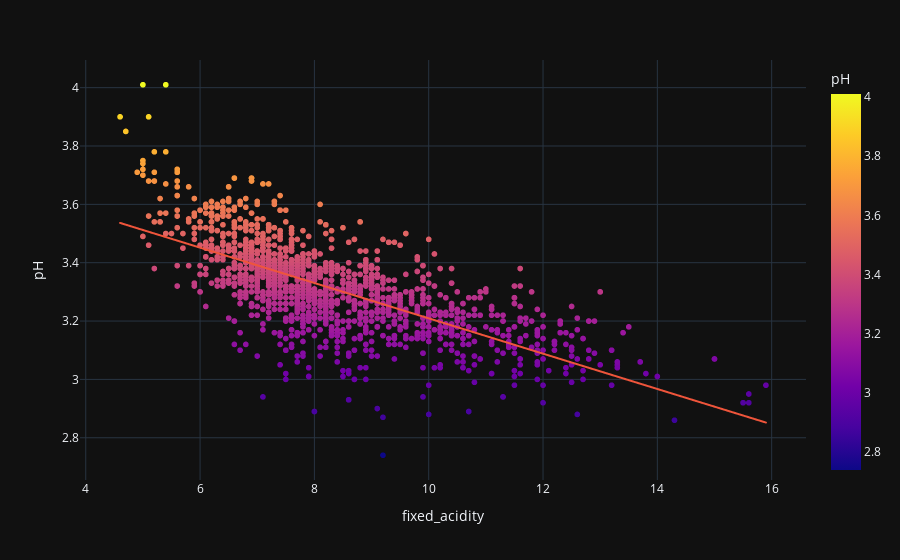

The cell this chart's notebook holds for it:
### Code cell
fig = px.scatter(df, x = "fixed_acidity", y = "pH", trendline = "ols", color = "pH", template = "plotly_dark")
fig.show()

### Figure 1 — Plotly figure (JSON) as saved in the notebook; plotly's stock layout.template omitted (floating-point values rounded to 4 significant figures; data arrays with more than 128 entries replaced by an {"elided": "..."} marker saying what was removed)
{"data": [{"hovertemplate": "fixed_acidity=%{x}<br>pH=%{marker.color}<extra></extra>", "legendgroup": "", "marker": {"color": {"elided": "1599 float values"}, "coloraxis": "coloraxis", "symbol": "circle"}, "mode": "markers", "name": "", "showlegend": false, "x": {"elided": "1599 float values"}, "xaxis": "x", "y": {"elided": "1599 float values"}, "yaxis": "y", "type": "scattergl"}, {"hovertemplate": "<b>OLS trendline</b><br>pH = -0.060561 * fixed_acidity + 3.81496<br>R<sup>2</sup>=0.466459<br><br>fixed_acidity=%{x}<br>pH=%{y} <b>(trend)</b><extra></extra>", "legendgroup": "", "marker": {"symbol": "circle"}, "mode": "lines", "name": "", "showlegend": false, "x": {"elided": "1599 float values"}, "xaxis": "x", "y": {"elided": "1599 float values"}, "yaxis": "y", "type": "scattergl"}], "layout": {"xaxis": {"anchor": "y", "domain": [0, 1], "title": {"text": "fixed_acidity"}}, "yaxis": {"anchor": "x", "domain": [0, 1], "title": {"text": "pH"}}, "coloraxis": {"colorbar": {"title": {"text": "pH"}}, "colorscale": [[0, "#0d0887"], [0.1111, "#46039f"], [0.2222, "#7201a8"], [0.3333, "#9c179e"], [0.4444, "#bd3786"], [0.5556, "#d8576b"], [0.6667, "#ed7953"], [0.7778, "#fb9f3a"], [0.8889, "#fdca26"], [1, "#f0f921"]]}, "legend": {"tracegroupgap": 0}, "margin": {"t": 60}}}
